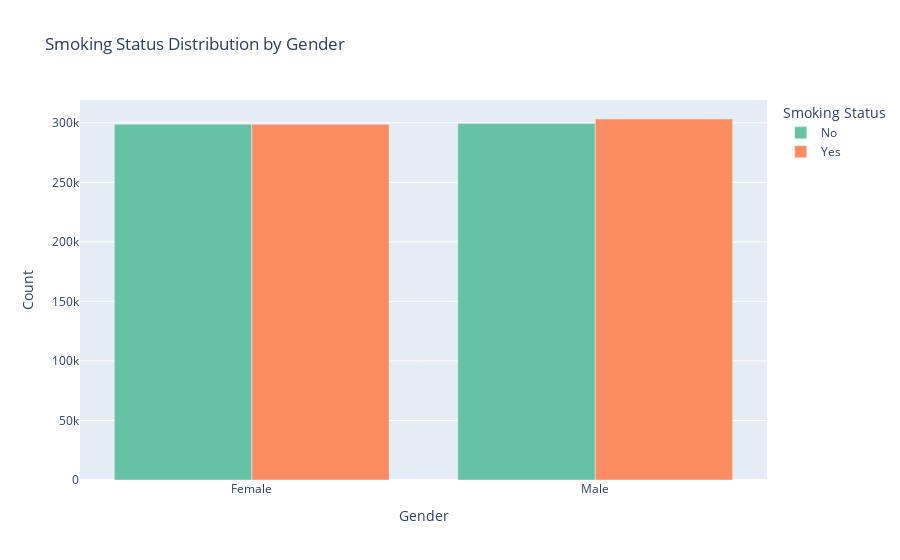

Notebook source saved alongside this figure:
### Code cell
fig = px.bar(smoker_count, 
             x='Gender', 
             y='Count', 
             color='Smoking Status',  
             title="Smoking Status Distribution by Gender",
             barmode='group',
             color_discrete_sequence=px.colors.qualitative.Set2)

fig.show()

### Figure 1 — Plotly figure (JSON) as saved in the notebook; plotly's stock layout.template omitted (floating-point values rounded to 4 significant figures)
{"data": [{"alignmentgroup": "True", "hovertemplate": "Smoking Status=No<br>Gender=%{x}<br>Count=%{y}<extra></extra>", "legendgroup": "No", "marker": {"color": "rgb(102,194,165)", "pattern": {"shape": ""}}, "name": "No", "offsetgroup": "No", "orientation": "v", "showlegend": true, "textposition": "auto", "type": "bar", "x": ["Female", "Male"], "xaxis": "x", "y": [298738, 299389], "yaxis": "y"}, {"alignmentgroup": "True", "hovertemplate": "Smoking Status=Yes<br>Gender=%{x}<br>Count=%{y}<extra></extra>", "legendgroup": "Yes", "marker": {"color": "rgb(252,141,98)", "pattern": {"shape": ""}}, "name": "Yes", "offsetgroup": "Yes", "orientation": "v", "showlegend": true, "textposition": "auto", "type": "bar", "x": ["Female", "Male"], "xaxis": "x", "y": [298691, 303182], "yaxis": "y"}], "layout": {"barmode": "group", "legend": {"title": {"text": "Smoking Status"}, "tracegroupgap": 0}, "title": {"text": "Smoking Status Distribution by Gender"}, "xaxis": {"anchor": "y", "domain": [0, 1], "title": {"text": "Gender"}}, "yaxis": {"anchor": "x", "domain": [0, 1], "title": {"text": "Count"}}}}
